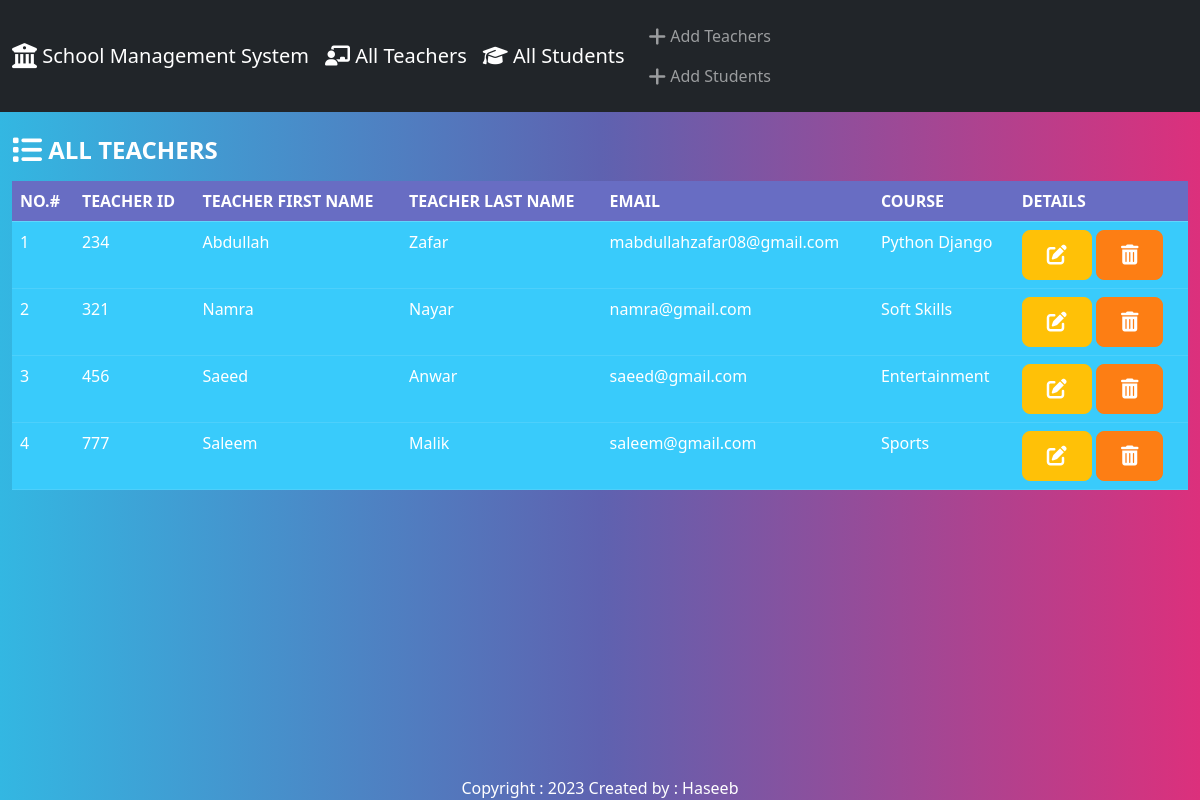
Page /teacher/ on the committed database.
### teachers/models.py (models this page shows, shortened)
class Teacher(models.Model):
    teacher_number = models.PositiveIntegerField()
    first_name = models.CharField(max_length=50)
    last_name = models.CharField(max_length=50)
    email = models.EmailField(max_length=100)
    course = models.CharField(max_length=50)

### teachers/views.py (the view)
# urls.py: path('', views.index, name='sindex'),
def index(request):
    teachers = Teacher.objects.all()
    return render (request, 'teachers/index.html', { 'teachers' : teachers })

### teachers/templates/teachers/index.html (shortened to what this page needs)
{% extends "base.html" %}
{% block body %}
<br>
<th>
  <h4><i class="fa-solid fa-list fa-lg"></i> ALL TEACHERS </h4>
</th>
<table class="table table-hover">
    <thead>
      <tr>
        <th scope="col">NO.#</th>
        <th scope="col">TEACHER ID</th>
        <th scope="col">TEACHER FIRST NAME</th>
        <th scope="col">TEACHER LAST NAME</th>
        <th scope="col">EMAIL</th>
        <th scope="col">COURSE</th>
        <th scope="col">DETAILS</th>
      </tr>
    </thead>
    {% for teacher in teachers %}
    <tbody>
      <tr class="table-info">
        <td>{{ forloop.counter }}</td>
        <td>{{ teacher.teacher_number }}</td>
        <td>{{ teacher.first_name }}</td>
        <td>{{ teacher.last_name }}</td>
        <td>{{ teacher.email }}</td>
        <td>{{ teacher.course }}</td>
        <td>
            <a class = "btn btn-warning me=1" href="{% url 'edit' teacher.id %}">
                <i class="fa-solid fa-pen-to-square fa-lg"></i>
            </a>
            <button type = "button" class = "btn btn-danger" data-bs-toggle = "modal" data-bs-target = "#delete{{teacher.id}}">
              <i class="fa-solid fa-trash-can fa-lg"></i>
            </button>
        </td>
      </tr>
    </tbody>
    {% endfor %}
  </table>
{% endblock %}

### rows in the picture
Teacher: teacher_number "234", first_name "Abdullah", last_name "Zafar", email "mabdullahzafar08@gmail.com", course "Python Django"
Teacher: teacher_number "321", first_name "Namra", last_name "Nayar", email "namra@gmail.com", course "Soft Skills"
Teacher: teacher_number "456", first_name "Saeed", last_name "Anwar", email "saeed@gmail.com", course "Entertainment"
Teacher: teacher_number "777", first_name "Saleem", last_name "Malik", email "saleem@gmail.com", course "Sports"
